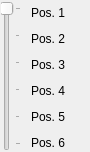
               <widget class="QFrame" name="frame">
                <property name="minimumSize">
                 <size>
                  <width>90</width>
                  <height>0</height>
                 </size>
                </property>
                <property name="maximumSize">
                 <size>
                  <width>90</width>
                  <height>16777215</height>
                 </size>
                </property>
                <property name="frameShape">
                 <enum>QFrame::NoFrame</enum>
                </property>
                <property name="frameShadow">
                 <enum>QFrame::Raised</enum>
                </property>
                <layout class="QGridLayout" name="gridLayout_8">
                 <property name="leftMargin">
                  <number>1</number>
                 </property>
                 <property name="topMargin">
                  <number>1</number>
                 </property>
                 <property name="rightMargin">
                  <number>1</number>
                 </property>
                 <property name="bottomMargin">
                  <number>1</number>
                 </property>
                 <property name="horizontalSpacing">
                  <number>10</number>
                 </property>
                 <item row="4" column="1">
                  <widget class="QLabel" name="label_pos5">
                   <property name="sizePolicy">
                    <sizepolicy hsizetype="Preferred" vsizetype="Maximum">
                     <horstretch>0</horstretch>
                     <verstretch>0</verstretch>
                    </sizepolicy>
                   </property>
                   <property name="minimumSize">
                    <size>
                     <width>0</width>
                     <height>20</height>
                    </size>
                   </property>
                   <property name="maximumSize">
                    <size>
                     <width>16777215</width>
                     <height>16</height>
                    </size>
                   </property>
                   <property name="text">
                    <string>Pos. 5</string>
                   </property>
                  </widget>
                 </item>
                 <item row="2" column="1">
                  <widget class="QLabel" name="label_pos3">
                   <property name="sizePolicy">
                    <sizepolicy hsizetype="Preferred" vsizetype="Maximum">
                     <horstretch>0</horstretch>
                     <verstretch>0</verstretch>
                    </sizepolicy>
                   </property>
                   <property name="minimumSize">
                    <size>
                     <width>0</width>
                     <height>20</height>
                    </size>
                   </property>
                   <property name="maximumSize">
                    <size>
                     <width>16777215</width>
                     <height>16</height>
                    </size>
                   </property>
                   <property name="text">
                    <string>Pos. 3</string>
                   </property>
                  </widget>
                 </item>
                 <item row="3" column="1">
                  <widget class="QLabel" name="label_pos4">
                   <property name="sizePolicy">
                    <sizepolicy hsizetype="Preferred" vsizetype="Maximum">
                     <horstretch>0</horstretch>
                     <verstretch>0</verstretch>
                    </sizepolicy>
                   </property>
                   <property name="minimumSize">
                    <size>
                     <width>0</width>
                     <height>20</height>
                    </size>
                   </property>
                   <property name="maximumSize">
                    <size>
                     <width>16777215</width>
                     <height>16</height>
                    </size>
                   </property>
                   <property name="text">
                    <string>Pos. 4</string>
                   </property>
                  </widget>
                 </item>
                 <item row="0" column="1">
                  <widget class="QLabel" name="label_pos1">
                   <property name="sizePolicy">
                    <sizepolicy hsizetype="Preferred" vsizetype="Maximum">
                     <horstretch>0</horstretch>
                     <verstretch>0</verstretch>
                    </sizepolicy>
                   </property>
                   <property name="minimumSize">
                    <size>
                     <width>0</width>
                     <height>20</height>
                    </size>
                   </property>
                   <property name="maximumSize">
                    <size>
                     <width>16777215</width>
                     <height>16</height>
                    </size>
                   </property>
                   <property name="text">
                    <string>Pos. 1</string>
                   </property>
                  </widget>
                 </item>
                 <item row="1" column="1">
                  <widget class="QLabel" name="label_pos2">
                   <property name="sizePolicy">
                    <sizepolicy hsizetype="Preferred" vsizetype="Maximum">
                     <horstretch>0</horstretch>
                     <verstretch>0</verstretch>
                    </sizepolicy>
                   </property>
                   <property name="minimumSize">
                    <size>
                     <width>16</width>
                     <height>20</height>
                    </size>
                   </property>
                   <property name="maximumSize">
                    <size>
                     <width>16777215</width>
                     <height>16</height>
                    </size>
                   </property>
                   <property name="text">
                    <string>Pos. 2</string>
                   </property>
                  </widget>
                 </item>
                 <item row="5" column="1">
                  <widget class="QLabel" name="label_pos6">
                   <property name="sizePolicy">
                    <sizepolicy hsizetype="Preferred" vsizetype="Maximum">
                     <horstretch>0</horstretch>
                     <verstretch>0</verstretch>
                    </sizepolicy>
                   </property>
                   <property name="minimumSize">
                    <size>
                     <width>0</width>
                     <height>20</height>
                    </size>
                   </property>
                   <property name="maximumSize">
                    <size>
                     <width>16777215</width>
                     <height>16</height>
                    </size>
                   </property>
                   <property name="text">
                    <string>Pos. 6</string>
                   </property>
                  </widget>
                 </item>
                 <item row="0" column="0" rowspan="6">
                  <widget class="QSlider" name="fmsSlider">
                   <property name="enabled">
                    <bool>false</bool>
                   </property>
                   <property name="maximumSize">
                    <size>
                     <width>16777215</width>
                     <height>150</height>
                    </size>
                   </property>
                   <property name="focusPolicy">
                    <enum>Qt::StrongFocus</enum>
                   </property>
                   <property name="toolTip">
                    <string>This slider moves when you move the flight mode switch
on your remote. It shows currently active flight mode.

Setup the flight mode channel on the RC Input tab if you have not done so already.</string>
                   </property>
                   <property name="minimum">
                    <number>0</number>
                   </property>
                   <property name="maximum">
                    <number>5</number>
                   </property>
                   <property name="pageStep">
                    <number>10</number>
                   </property>
                   <property name="value">
                    <number>0</number>
                   </property>
                   <property name="sliderPosition">
                    <number>0</number>
                   </property>
                   <property name="orientation">
                    <enum>Qt::Vertical</enum>
                   </property>
                   <property name="invertedAppearance">
                    <bool>true</bool>
                   </property>
                   <property name="tickPosition">
                    <enum>QSlider::TicksBelow</enum>
                   </property>
                   <property name="tickInterval">
                    <number>1</number>
                   </property>
                  </widget>
                 </item>
                </layout>
               </widget>
